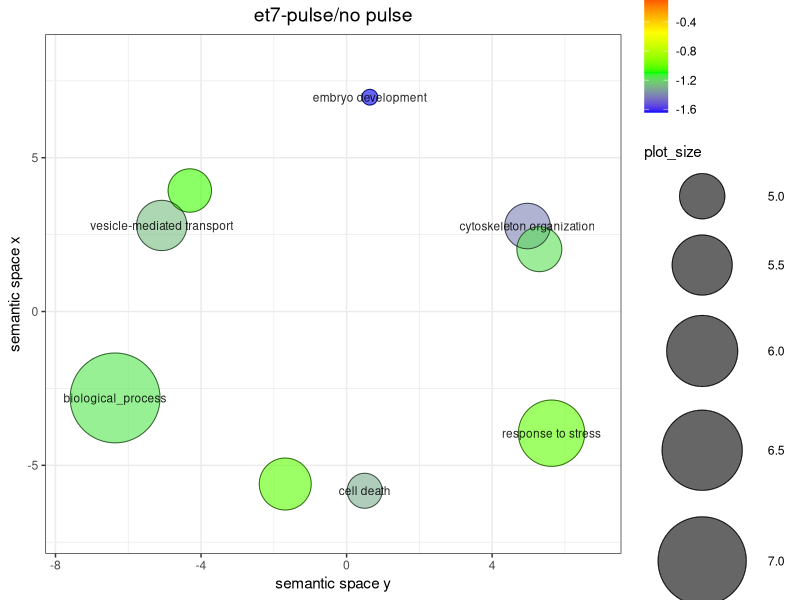
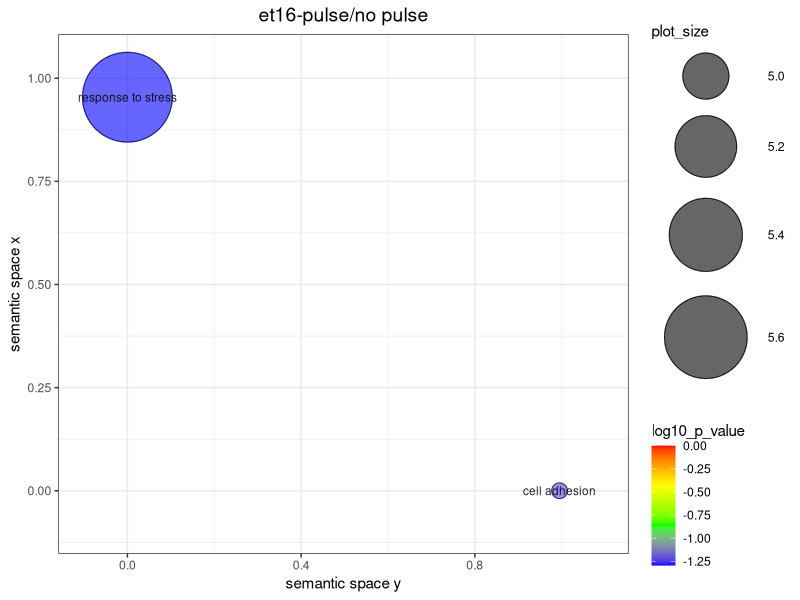
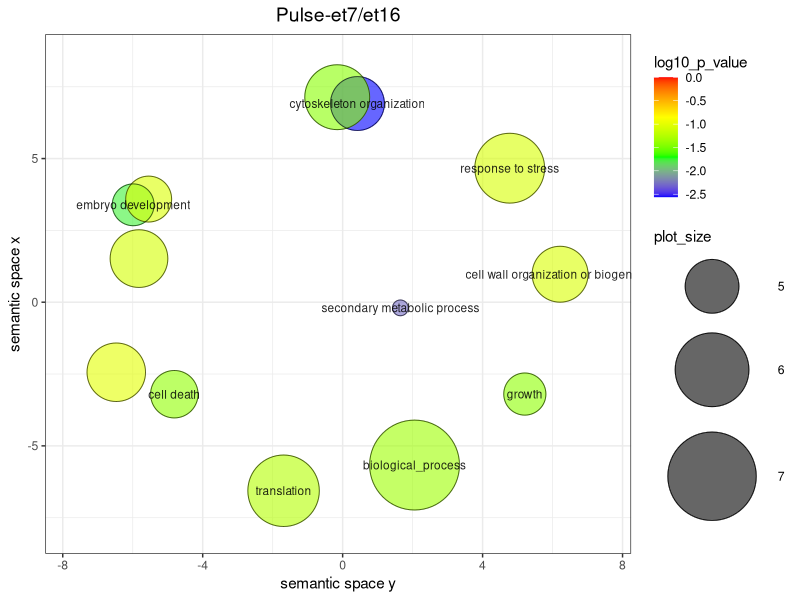
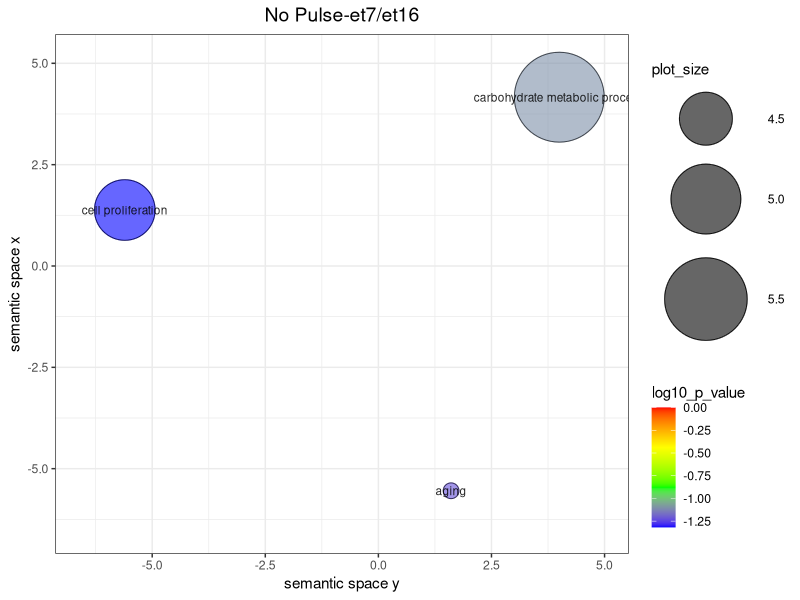
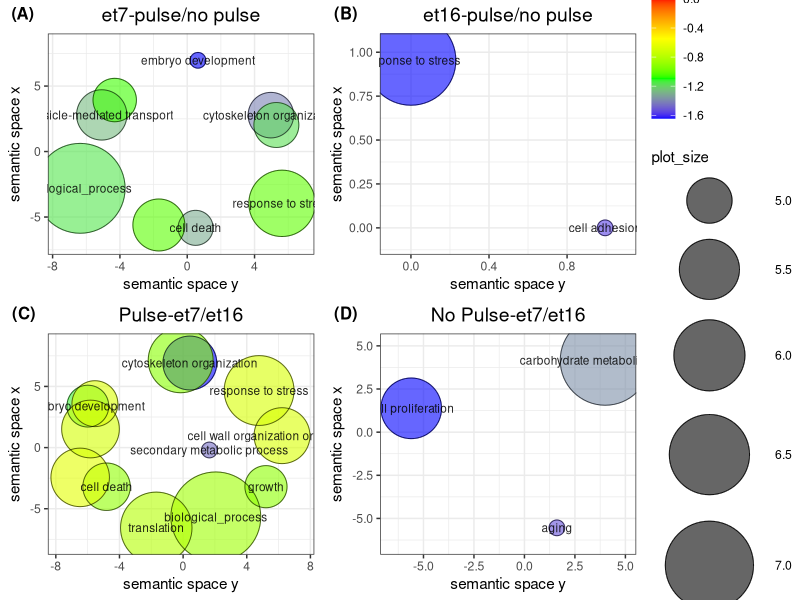
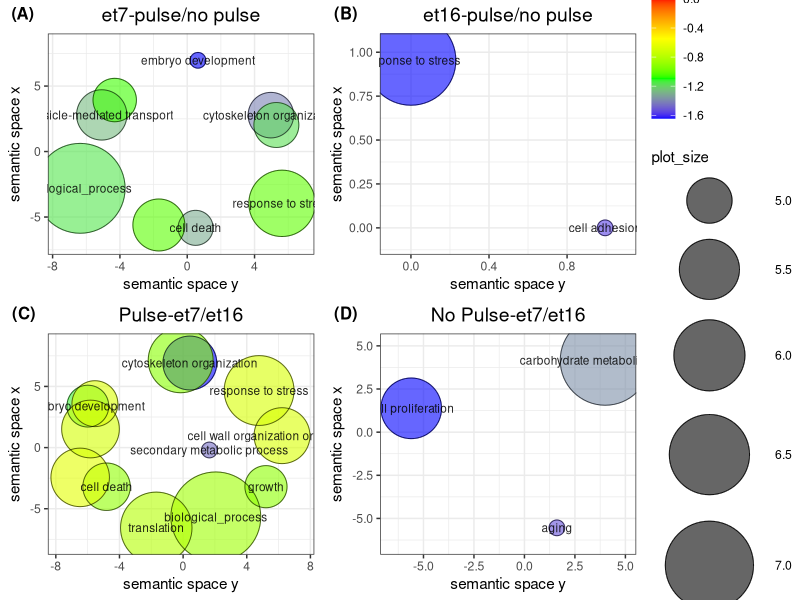

Recreate these plots in R, in order.
## ---- chunk 1
library( ggplot2 )
library( scales )
library( ggpubr )
## ---- chunk 2
# Here is your data from REVIGO. Scroll down for plot configuration options.

revigo.names <- c("term_ID","description","frequency_%","plot_X","plot_Y","plot_size","log10_p_value","uniqueness","dispensability");

revigo.data <- rbind(c("GO:0006950","response to stress", 4.575, 5.632,-3.955, 5.769,-1.0104,0.776,0.000),
c("GO:0007010","cytoskeleton organization", 0.786, 4.971, 2.780, 5.004,-1.4116,0.648,0.000),
c("GO:0008150","biological_process",100.000,-6.362,-2.808, 7.108,-1.1605,1.000,0.000),
c("GO:0009790","embryo development", 0.311, 0.638, 6.968, 4.600,-1.6447,0.733,0.000),
c("GO:0016192","vesicle-mediated transport", 1.085,-5.081, 2.798, 5.144,-1.2709,0.703,0.000),
c("GO:0008219","cell death", 0.458, 0.497,-5.826, 4.769,-1.3086,0.697,0.073),
c("GO:0051301","cell division", 1.230,-1.686,-5.607, 5.198,-1.0203,0.695,0.191),
c("GO:0006605","protein targeting", 0.694,-4.309, 3.934, 4.949,-1.0584,0.703,0.301),
c("GO:0061024","membrane organization", 0.759, 5.297, 2.027, 4.989,-1.1760,0.648,0.501));


one.data <- data.frame(revigo.data);
names(one.data) <- revigo.names;
one.data <- one.data [(one.data$plot_X != "null" & one.data$plot_Y != "null"), ];
one.data$plot_X <- as.numeric( as.character(one.data$plot_X) );
one.data$plot_Y <- as.numeric( as.character(one.data$plot_Y) );
one.data$plot_size <- as.numeric( as.character(one.data$plot_size) );
one.data$log10_p_value <- as.numeric( as.character(one.data$log10_p_value) );
one.data$frequency <- as.numeric( as.character(one.data$frequency) );
one.data$uniqueness <- as.numeric( as.character(one.data$uniqueness) );
one.data$dispensability <- as.numeric( as.character(one.data$dispensability) );
#head(one.data);


# --------------------------------------------------------------------------
# Names of the axes, sizes of the numbers and letters, names of the columns,
# etc. can be changed below

p1 <- ggplot( data = one.data );
p1 <- p1 + geom_point( aes( plot_X, plot_Y, colour = log10_p_value, size = plot_size), alpha = I(0.6) ) + scale_size_area();
p1 <- p1 + scale_colour_gradientn( colours = c("blue", "green", "yellow", "red"), limits = c( min(one.data$log10_p_value), 0) );
p1 <- p1 + geom_point( aes(plot_X, plot_Y, size = plot_size), shape = 21, fill = "transparent", colour = I (alpha ("black", 0.6) )) + scale_size_area();
p1 <- p1 + scale_size( range=c(5, 30)) + theme_bw(); # + scale_fill_gradientn(colours = heat_hcl(7), limits = c(-300, 0) );
ex <- one.data [ one.data$dispensability < 0.15, ]; 
p1 <- p1 + geom_text( data = ex, aes(plot_X, plot_Y, label = description), colour = I(alpha("black", 0.85)), size = 3 );
p1 <- p1 + labs (y = "semantic space x", x = "semantic space y");
p1 <- p1 + theme(legend.key = element_blank()) ;
one.x_range = max(one.data$plot_X) - min(one.data$plot_X);
one.y_range = max(one.data$plot_Y) - min(one.data$plot_Y);
p1 <- p1 + xlim(min(one.data$plot_X)-one.x_range/10,max(one.data$plot_X)+one.x_range/10);
p1 <- p1 + ylim(min(one.data$plot_Y)-one.y_range/10,max(one.data$plot_Y)+one.y_range/10);



p1<- p1+ labs(title = "et7-pulse/no pulse")
p1 <- p1 + theme(plot.title.position="panel",plot.title = element_text(hjust = 0.5,size=14))
# --------------------------------------------------------------------------
# Output the plot to screen

t7_bubbleplot <- p1
t7_bubbleplot
## ---- chunk 3

revigo.names <- c("term_ID","description","frequency_%","plot_X","plot_Y","plot_size","log10_p_value","uniqueness","dispensability");

revigo.data <- rbind(c("GO:0006950","response to stress", 4.575, 0.000, 0.954, 5.769,-1.2947,0.002,0.000),
c("GO:0007155","cell adhesion", 0.544, 0.995, 0.000, 4.844,-1.2284,0.000,0.000));

one.data <- data.frame(revigo.data);
names(one.data) <- revigo.names;
one.data <- one.data [(one.data$plot_X != "null" & one.data$plot_Y != "null"), ];
one.data$plot_X <- as.numeric( as.character(one.data$plot_X) );
one.data$plot_Y <- as.numeric( as.character(one.data$plot_Y) );
one.data$plot_size <- as.numeric( as.character(one.data$plot_size) );
one.data$log10_p_value <- as.numeric( as.character(one.data$log10_p_value) );
one.data$frequency <- as.numeric( as.character(one.data$frequency) );
one.data$uniqueness <- as.numeric( as.character(one.data$uniqueness) );
one.data$dispensability <- as.numeric( as.character(one.data$dispensability) );
#head(one.data);


# --------------------------------------------------------------------------
# Names of the axes, sizes of the numbers and letters, names of the columns,
# etc. can be changed below

p1 <- ggplot( data = one.data );
p1 <- p1 + geom_point( aes( plot_X, plot_Y, colour = log10_p_value, size = plot_size), alpha = I(0.6) ) + scale_size_area();
p1 <- p1 + scale_colour_gradientn( colours = c("blue", "green", "yellow", "red"), limits = c( min(one.data$log10_p_value), 0) );
p1 <- p1 + geom_point( aes(plot_X, plot_Y, size = plot_size), shape = 21, fill = "transparent", colour = I (alpha ("black", 0.6) )) + scale_size_area();
p1 <- p1 + scale_size( range=c(5, 30)) + theme_bw(); # + scale_fill_gradientn(colours = heat_hcl(7), limits = c(-300, 0) );
ex <- one.data [ one.data$dispensability < 0.15, ]; 
p1 <- p1 + geom_text( data = ex, aes(plot_X, plot_Y, label = description), colour = I(alpha("black", 0.85)), size = 3 );
p1 <- p1 + labs (y = "semantic space x", x = "semantic space y");
p1 <- p1 + theme(legend.key = element_blank()) ;
one.x_range = max(one.data$plot_X) - min(one.data$plot_X);
one.y_range = max(one.data$plot_Y) - min(one.data$plot_Y);
p1 <- p1 + xlim(min(one.data$plot_X)-one.x_range/10,max(one.data$plot_X)+one.x_range/10);
p1 <- p1 + ylim(min(one.data$plot_Y)-one.y_range/10,max(one.data$plot_Y)+one.y_range/10);


p1<- p1+ labs(title = "et16-pulse/no pulse")
p1 <- p1 + theme(plot.title.position="panel",plot.title = element_text(hjust = 0.5,size=14))
# --------------------------------------------------------------------------
# Output the plot to screen

t16_bubbleplot <- p1

## ---- chunk 4
t16_bubbleplot

## ---- chunk 5

revigo.names <- c("term_ID","description","frequency_%","plot_X","plot_Y","plot_size","log10_p_value","uniqueness","dispensability");
revigo.data <- rbind(c("GO:0006950","response to stress", 4.575, 4.775, 4.665, 5.769,-1.0731,0.847,0.000),
c("GO:0007010","cytoskeleton organization", 0.786, 0.423, 6.915, 5.004,-2.5599,0.731,0.000),
c("GO:0008150","biological_process",100.000, 2.055,-5.668, 7.108,-1.3530,1.000,0.000),
c("GO:0019748","secondary metabolic process", 0.138, 1.650,-0.197, 4.247,-2.2762,0.796,0.000),
c("GO:0040007","growth", 0.317, 5.207,-3.197, 4.609,-1.4179,0.841,0.000),
c("GO:0071554","cell wall organization or biogenesis", 0.950, 6.215, 0.974, 5.086,-1.0666,0.808,0.034),
c("GO:0006412","translation", 5.686,-1.688,-6.563, 5.863,-1.2495,0.807,0.043),
c("GO:0009790","embryo development", 0.311,-5.987, 3.390, 4.600,-1.7608,0.622,0.066),
c("GO:0008219","cell death", 0.458,-4.811,-3.202, 4.769,-1.4025,0.743,0.073),
c("GO:0051301","cell division", 1.230,-6.470,-2.438, 5.198,-1.0148,0.737,0.191),
c("GO:0022607","cellular component assembly", 2.484,-0.155, 7.136, 5.503,-1.4354,0.730,0.570),
c("GO:0030154","cell differentiation", 1.133,-5.821, 1.518, 5.162,-1.0971,0.563,0.685),
c("GO:0048646","anatomical structure formation involved in morphogenesis", 0.409,-5.544, 3.590, 4.720,-1.0527,0.650,0.696));

one.data <- data.frame(revigo.data);
names(one.data) <- revigo.names;
one.data <- one.data [(one.data$plot_X != "null" & one.data$plot_Y != "null"), ];
one.data$plot_X <- as.numeric( as.character(one.data$plot_X) );
one.data$plot_Y <- as.numeric( as.character(one.data$plot_Y) );
one.data$plot_size <- as.numeric( as.character(one.data$plot_size) );
one.data$log10_p_value <- as.numeric( as.character(one.data$log10_p_value) );
one.data$frequency <- as.numeric( as.character(one.data$frequency) );
one.data$uniqueness <- as.numeric( as.character(one.data$uniqueness) );
one.data$dispensability <- as.numeric( as.character(one.data$dispensability) );
#head(one.data);


# --------------------------------------------------------------------------
# Names of the axes, sizes of the numbers and letters, names of the columns,
# etc. can be changed below

p1 <- ggplot( data = one.data );
p1 <- p1 + geom_point( aes( plot_X, plot_Y, colour = log10_p_value, size = plot_size), alpha = I(0.6) ) + scale_size_area();
p1 <- p1 + scale_colour_gradientn( colours = c("blue", "green", "yellow", "red"), limits = c( min(one.data$log10_p_value), 0) );
p1 <- p1 + geom_point( aes(plot_X, plot_Y, size = plot_size), shape = 21, fill = "transparent", colour = I (alpha ("black", 0.6) )) + scale_size_area();
p1 <- p1 + scale_size( range=c(5, 30)) + theme_bw(); # + scale_fill_gradientn(colours = heat_hcl(7), limits = c(-300, 0) );
ex <- one.data [ one.data$dispensability < 0.15, ]; 
p1 <- p1 + geom_text( data = ex, aes(plot_X, plot_Y, label = description), colour = I(alpha("black", 0.85)), size = 3 );
p1 <- p1 + labs (y = "semantic space x", x = "semantic space y");
p1 <- p1 + theme(legend.key = element_blank()) ;
one.x_range = max(one.data$plot_X) - min(one.data$plot_X);
one.y_range = max(one.data$plot_Y) - min(one.data$plot_Y);
p1 <- p1 + xlim(min(one.data$plot_X)-one.x_range/10,max(one.data$plot_X)+one.x_range/10);
p1 <- p1 + ylim(min(one.data$plot_Y)-one.y_range/10,max(one.data$plot_Y)+one.y_range/10);

p1<- p1+ labs(title = "Pulse-et7/et16")
p1 <- p1 + theme(plot.title.position="panel",plot.title = element_text(hjust = 0.5,size=14))
# --------------------------------------------------------------------------
# Output the plot to screen

Pulse_bubbleplot <- p1



## ---- chunk 6
Pulse_bubbleplot 

## ---- chunk 7

revigo.names <- c("term_ID","description","frequency_%","plot_X","plot_Y","plot_size","log10_p_value","uniqueness","dispensability");
revigo.data <- rbind(c("GO:0005975","carbohydrate metabolic process", 5.260, 3.999, 4.164, 5.829,-1.1048,0.277,0.000),
c("GO:0008283","cell proliferation", 0.394,-5.606, 1.381, 4.704,-1.3169,0.220,0.000),
c("GO:0007568","aging", 0.088, 1.607,-5.545, 4.052,-1.2243,0.219,0.065));

one.data <- data.frame(revigo.data);
names(one.data) <- revigo.names;
one.data <- one.data [(one.data$plot_X != "null" & one.data$plot_Y != "null"), ];
one.data$plot_X <- as.numeric( as.character(one.data$plot_X) );
one.data$plot_Y <- as.numeric( as.character(one.data$plot_Y) );
one.data$plot_size <- as.numeric( as.character(one.data$plot_size) );
one.data$log10_p_value <- as.numeric( as.character(one.data$log10_p_value) );
one.data$frequency <- as.numeric( as.character(one.data$frequency) );
one.data$uniqueness <- as.numeric( as.character(one.data$uniqueness) );
one.data$dispensability <- as.numeric( as.character(one.data$dispensability) );
#head(one.data);


# --------------------------------------------------------------------------
# Names of the axes, sizes of the numbers and letters, names of the columns,
# etc. can be changed below

p1 <- ggplot( data = one.data );
p1 <- p1 + geom_point( aes( plot_X, plot_Y, colour = log10_p_value, size = plot_size), alpha = I(0.6) ) + scale_size_area();
p1 <- p1 + scale_colour_gradientn( colours = c("blue", "green", "yellow", "red"), limits = c( min(one.data$log10_p_value), 0) );
p1 <- p1 + geom_point( aes(plot_X, plot_Y, size = plot_size), shape = 21, fill = "transparent", colour = I (alpha ("black", 0.6) )) + scale_size_area();
p1 <- p1 + scale_size( range=c(5, 30)) + theme_bw(); # + scale_fill_gradientn(colours = heat_hcl(7), limits = c(-300, 0) );
ex <- one.data [ one.data$dispensability < 0.15, ]; 
p1 <- p1 + geom_text( data = ex, aes(plot_X, plot_Y, label = description), colour = I(alpha("black", 0.85)), size = 3 );
p1 <- p1 + labs (y = "semantic space x", x = "semantic space y");
p1 <- p1 + theme(legend.key = element_blank()) ;
one.x_range = max(one.data$plot_X) - min(one.data$plot_X);
one.y_range = max(one.data$plot_Y) - min(one.data$plot_Y);
p1 <- p1 + xlim(min(one.data$plot_X)-one.x_range/10,max(one.data$plot_X)+one.x_range/10);
p1 <- p1 + ylim(min(one.data$plot_Y)-one.y_range/10,max(one.data$plot_Y)+one.y_range/10);


p1  <- p1 + labs(title = "No Pulse-et7/et16")
p1 <- p1 + theme(plot.title.position="panel",plot.title = element_text(hjust = 0.5,size=14))

# --------------------------------------------------------------------------
# Output the plot to screen



No_Pulse_bubbleplot <- p1


## ---- chunk 8
No_Pulse_bubbleplot
## ---- chunk 9
bubbleplot <- ggarrange(t7_bubbleplot,t16_bubbleplot,Pulse_bubbleplot,No_Pulse_bubbleplot,ncol=2,nrow=2,common.legend=TRUE,legend = "right",labels=c("(A)","(B)","(C)","(D)"),font.label = list(size=12,face="bold"))
bubbleplot
## ---- chunk 10
ggsave(bubbleplot, filename = "bubbleplot.png")
